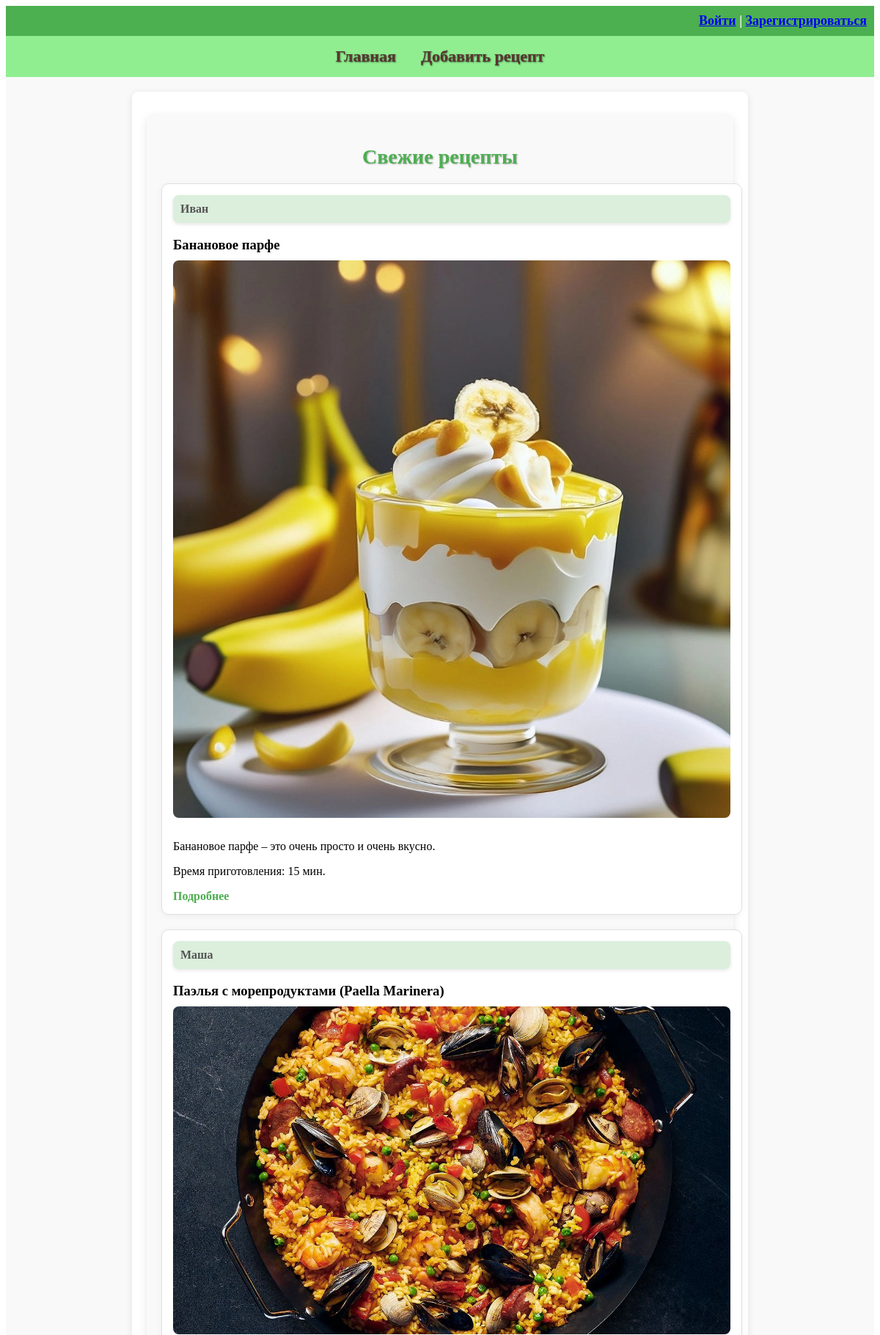
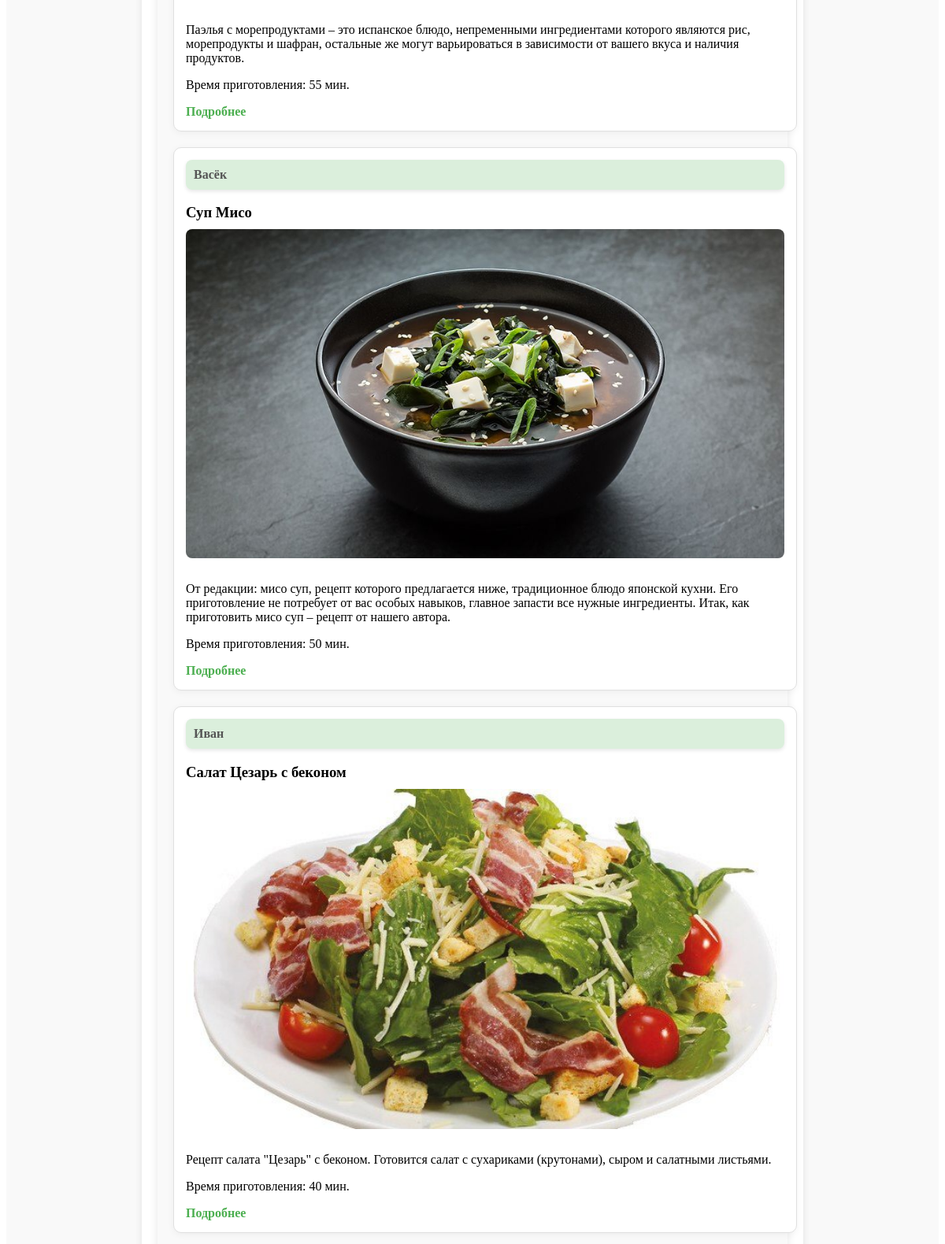
Screenshot of /accounts/ (upper part) with the database file from the repository (2 pictures, top to bottom).
### recipe_app/models.py (models this page shows, shortened)
class Recipe(models.Model):
    title = models.CharField(max_length=100, verbose_name="Название блюда")
    description = models.TextField(verbose_name="Описание")
    preparation_steps = models.TextField(verbose_name="Шаги приготовления")
    preparation_time = models.PositiveIntegerField(verbose_name="Время приготовления в минутах")
    image = models.ImageField(upload_to='recipes/images/', verbose_name="Добавьте фото")
    author = models.ForeignKey(User, on_delete=models.CASCADE, verbose_name="Автор")
    categories = models.ManyToManyField(Category, through='RecipeCategory', verbose_name="Категория")
    ingredients = models.TextField(blank=True, null=True, verbose_name="Ингредиенты")

### recipe_app/views.py (the view)
# urls.py: path('', recipe_list, name='recipe_list'),
def recipe_list(request):
    recipes = Recipe.objects.order_by('-id')[:10]
    return render(request, 'recipes/recipe_list.html', {'recipes': recipes})

### recipe_app/templates/recipes/recipe_list.html (shortened to what this page needs)
{% extends 'base.html' %}
{% block content %}
<div class="recipes-section">
    <h2 class="section-title">Свежие рецепты</h2>
    <div class="recipe-cards">
        {% for recipe in recipes %}
            <div class="recipe-card">
                <div class="recipe-author">
                    {{ recipe.author.username }}
                </div>
                <h3>{{ recipe.title }}</h3>
                <a href="{% url 'recipe_detail' recipe.id %}">
                <img src="{{ recipe.image.url }}" alt="{{ recipe.title }}" class="recipe-image">
                </a>
                <p>{{ recipe.description }}</p>
                <p>Время приготовления: {{ recipe.preparation_time }} мин.</p>
                <a href="{% url 'recipe_detail' recipe.id %}" class="recipe-link">Подробнее</a>
            </div>
        {% empty %}
            <p>Пока нет доступных рецептов.</p>
        {% endfor %}
    </div>
</div>
{% endblock %}

### recipe_app/static/styles.css (style rules this page uses)
h3 { margin-bottom: 10px; }
.recipes-section { margin: 10px auto; padding: 20px; max-width: 800px; background-color: #f9f9f9; border-radius: 10px; box-shadow: 0 4px 12px rgba(0, 0, 0, 0.1); }
.recipe-cards { display: flex; flex-direction: column; gap: 20px; justify-content: flex-start; }
.recipe-card { position: relative; width: 100%; max-width: 800px; padding: 15px; background-color: #fff; border: 1px solid #e0e0e0; border-radius: 10px; box-shadow: 0 2px 10px rgba(0, 0, 0, 0.05); transition: transform 0.3s ease; }
.recipe-author { position: relative; font-weight: bold; background-color: rgba(76, 175, 80, 0.2); padding: 10px; border-radius: 8px; color: #555; box-shadow: 0 2px 5px rgba(0, 0, 0, 0.1); margin-bottom: 15px; }
.recipe-image { width: 100%; height: auto; border-radius: 8px; margin-bottom: 10px; }
.recipe-link { color: #4CAF50; font-weight: bold; margin-top: 10px; text-decoration: none; }
img { max-width: 100%; height: auto; }
.section-title { text-align: center; font-size: 28px; font-weight: bold; color: #4CAF50; margin-bottom: 20px; text-transform: none; font-weight: bold; text-shadow: 1px 1px 2px rgba(0, 0, 0, 0.3); }

### rows the page displays
Recipe: author.username "Иван", title "Банановое парфе", image (picture), description "Банановое парфе – это очень просто и очень вкусно.", preparation_time "15"
Recipe: author.username "Маша", title "Паэлья с морепродуктами (Paella Marinera)", image (picture), description "Паэлья с морепродуктами – это испанское блюдо, непременными ингредиентами которого являются рис, морепродукты и шафран, остальные же могут варьироваться в зависимости от вашего вкуса и наличия продуктов.", preparation_time "55"
Recipe: author.username "Васёк", title "Суп Мисо", image (picture), description "От редакции: мисо суп, рецепт которого предлагается ниже, традиционное блюдо японской кухни. Его приготовление не потребует от вас особых навыков, главное запасти все нужные ингредиенты. Итак, как приготовить мисо суп – рецепт от нашего автора.", preparation_time "50"
Recipe: author.username "Иван", title "Салат Цезарь с беконом", image (picture), description "Рецепт салата \"Цезарь\" с беконом. Готовится салат с сухариками (крутонами), сыром и салатными листьями.", preparation_time "40"
